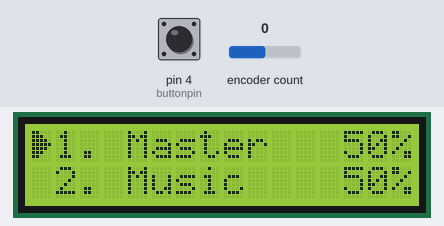
Simulated run of this sketch. Board: Arduino Uno, built with avr-gcc and run on an emulated ATmega328P. Parts: 16×2 character LCD. The inputs (shaded band) are chosen by the test bench; at power-on: encoder count 0, pin 4 (buttonpin) HIGH. What the sketch prints to the serial monitor is not drawn.

Above: at 1.2 s.
1.3 s: encoder count set to 1
At 2.5 s:
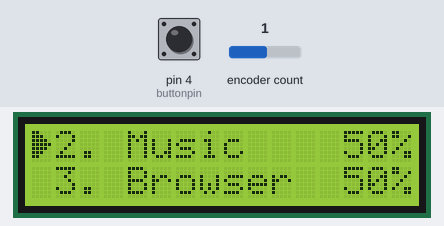
2.8 s: pin 4 (buttonpin) pulled LOW for 0.15 s
At 4.0 s:
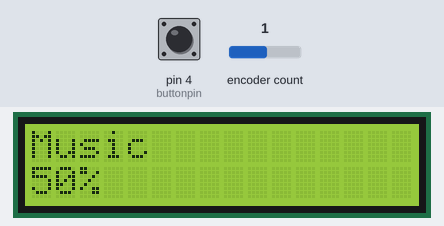
4.4 s: encoder count set to 2
At 5.6 s:
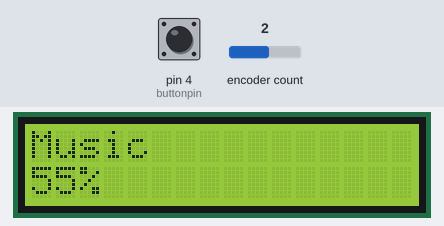
5.9 s: pin 4 (buttonpin) pulled LOW for 1 s
At 6.3 s:
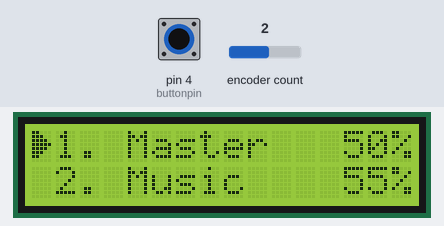
8.4 s: pin 4 (buttonpin) pulled LOW for 0.15 s
At 9.3 s:
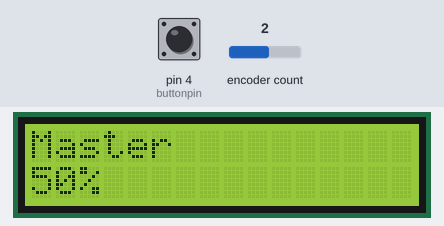
10.0 s: encoder count set to 3
At 11.0 s:
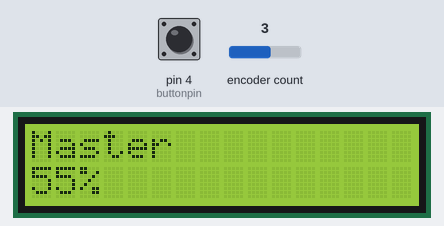
Timing chart, 0 to 12.5 s (numbered marks = the images above; inputs shaded):
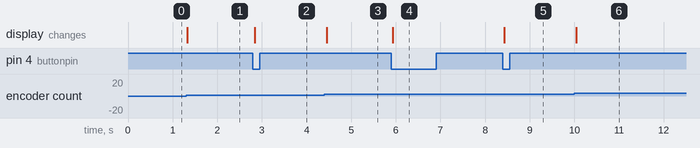

Measured:
- after the input at 1.3 s, the display: changes at once (image 1)
- after the input at 2.8 s, the display: changes at once (image 2)
- after the input at 4.4 s, the display: changes after 0.05 s (image 3)
- after the input at 5.9 s, the display: changes at once (image 4)
- after the input at 8.4 s, the display: changes at once (image 5)
- after the input at 10.0 s, the display: changes at once (image 6)

The sketch:

lcdDeej.ino
```cpp
#include <LiquidCrystal.h>
#include <Encoder.h>

Encoder knob(2,3);


const int rs = 12, en = 11, d4 = 10, d5 = 9, d6 = 8, d7 = 7;
LiquidCrystal lcd(rs, en, d4, d5, d6, d7);


//you can tweak following values for you needs
const int encoder0PinA = 2; //encoder pins
const int encoder0PinB = 3;
const int encoderSteps = 4;
const int buttonpin = 4;//pushbutton from encoder
const int amountsliders = 6; //amount of sliders you want, also name them in the array below
const String slidernames[amountsliders] = {"Master",
                                           "Music",
                                           "Browser",
                                           "Games",
                                           "Discord",
                                           "Mic",
                                          };
const int increment[amountsliders] = {5, 5, 1, 2, 5, 5}; //choose you're increment for each slider 1,2,4,5,10,20,25,50,100

int displayValue[amountsliders] = {50, 50, 50, 50, 50, 50}; //start values for every slider


//leave following values at their default
bool encoder0PinALast = HIGH;//start values for the encoder
bool firstEncoderRead = LOW;
bool encoderupdate = 0;
bool lcdupdate = 1; //when this variable is 1 the lcd will update and the variable will turn back to 0
bool sliderupdate = 1; //when this variable is 1 the slidervalues get sended to deej and the variable will turn back to 0
int slidernumber = 0; //variable which numbers all the sliders
bool singlebuttonpress = 0; //variable to let the pushbutton from the encoder toggle 1

int knobNew;
int knobOld;
int state = 0;    //state 0 is the menu screen to select what you want to change
//state 1 is the screen where you change the value itself

byte arrow[] = {  //byte for creating an arrow on the lcd screen
  B11000,
  B11100,
  B11110,
  B11111,
  B11110,
  B11100,
  B11000,
  B00000
};

void setup() {
//  pinMode (encoder0PinA, INPUT);
//  pinMode (encoder0PinB, INPUT);
  knob.write(51);
  knobNew = knob.read();
  knobOld = knob.read();
  pinMode (buttonpin, INPUT_PULLUP);
  lcd.begin(16, 2);
  lcd.createChar(0, arrow);
  lcd.setCursor(0, 0);
  Serial.begin(9600);
  while (! Serial) {
    //wait for Serial connection
  }
}

void loop() {
  if ((digitalRead(buttonpin) == LOW) && singlebuttonpress == 0) { //this reads the button of the encoder and will only react to the first press
    singlebuttonpress = 1;
    lcdupdate = 1;
    if (state == 0) {
      state = 1;
    }
    else if (state == 1) {
      state = 0;
      slidernumber = 0;
    }
    delay(10);
  }
  if (digitalRead(buttonpin) == HIGH) {
    singlebuttonpress = 0;
  }

  knobNew = knob.read();
  if (knobNew <= knobOld - encoderSteps || knobNew >= knobOld + encoderSteps){
    encoderupdate = 1;
  }
//  firstEncoderRead = digitalRead(encoder0PinA);//determing if encoder is turning, and if so, what side it is turning
  if (encoderupdate == 1) {
    lcdupdate = 1;
    if (knobNew > knobOld) {
      if (state == 0) { //scrolling between all the slides
        slidernumber++;
        if (slidernumber > (amountsliders - 1)) {
          slidernumber = 0;
        }
      }
      else if (state == 1) {
        if ((100 - displayValue[slidernumber]) >= increment[slidernumber]) { //increasing slider
          displayValue[slidernumber] = displayValue[slidernumber] + increment[slidernumber];
          sliderupdate = 1;
        }
      }
    }
    else {
      if (state == 0) {
        slidernumber--;
        if (slidernumber < 0) {
          slidernumber = amountsliders - 1;
          sliderupdate = 1;
        }
      }
      else if (state == 1) {
        if (displayValue[slidernumber] >= increment[slidernumber]) { //decreasing slider
          displayValue[slidernumber] = displayValue[slidernumber] - increment[slidernumber];
        }
      }
    }
    knobOld = knobNew;
  }
  encoderupdate = 0;

  if (lcdupdate == 1) { //update the lcd with new values
    lcdupdate = 0;
    lcd.clear();
    if (state == 0) {
      lcd.setCursor(0, 0); //put slider names on screen
      lcd.write(byte(0));
      lcd.print(String(slidernumber + 1) + ". " + slidernames[slidernumber]);
      lcd.setCursor(13,0);
      lcd.print(displayValue[slidernumber]);
      lcd.print("%");
      lcd.setCursor(1, 1);
      if (slidernumber >= (amountsliders - 1)) {
        lcd.print(String(1) + ". " +slidernames[0]);
        lcd.setCursor(13,1);
        lcd.print(displayValue[0]);
        lcd.print("%");
      }
      else {
        lcd.print(String(slidernumber + 2) + ". " +slidernames[slidernumber + 1]);
        lcd.setCursor(13,1);
        lcd.print(displayValue[slidernumber + 1]);
        lcd.print("%");
      }
    }
    else if (state == 1) { //put slider on screen
      lcd.setCursor(0, 0);
      lcd.print(slidernames[slidernumber]);
      lcd.setCursor(0, 1);
      lcd.print(displayValue[slidernumber]);
      lcd.print("%");
    }
  }
  if (sliderupdate == 1) { //update the slider values
    sliderupdate == 0;
    String builtString = String("");
    for (int index = 0; index < amountsliders; index++) {
      builtString += String(map(displayValue[index],0,100,0,1023));
      if (index < amountsliders - 1) {
        builtString += String("|");
      }
    }
    Serial.println(builtString);//combining every slider values seperated by | and sending it through the serial console
  }
}
```
